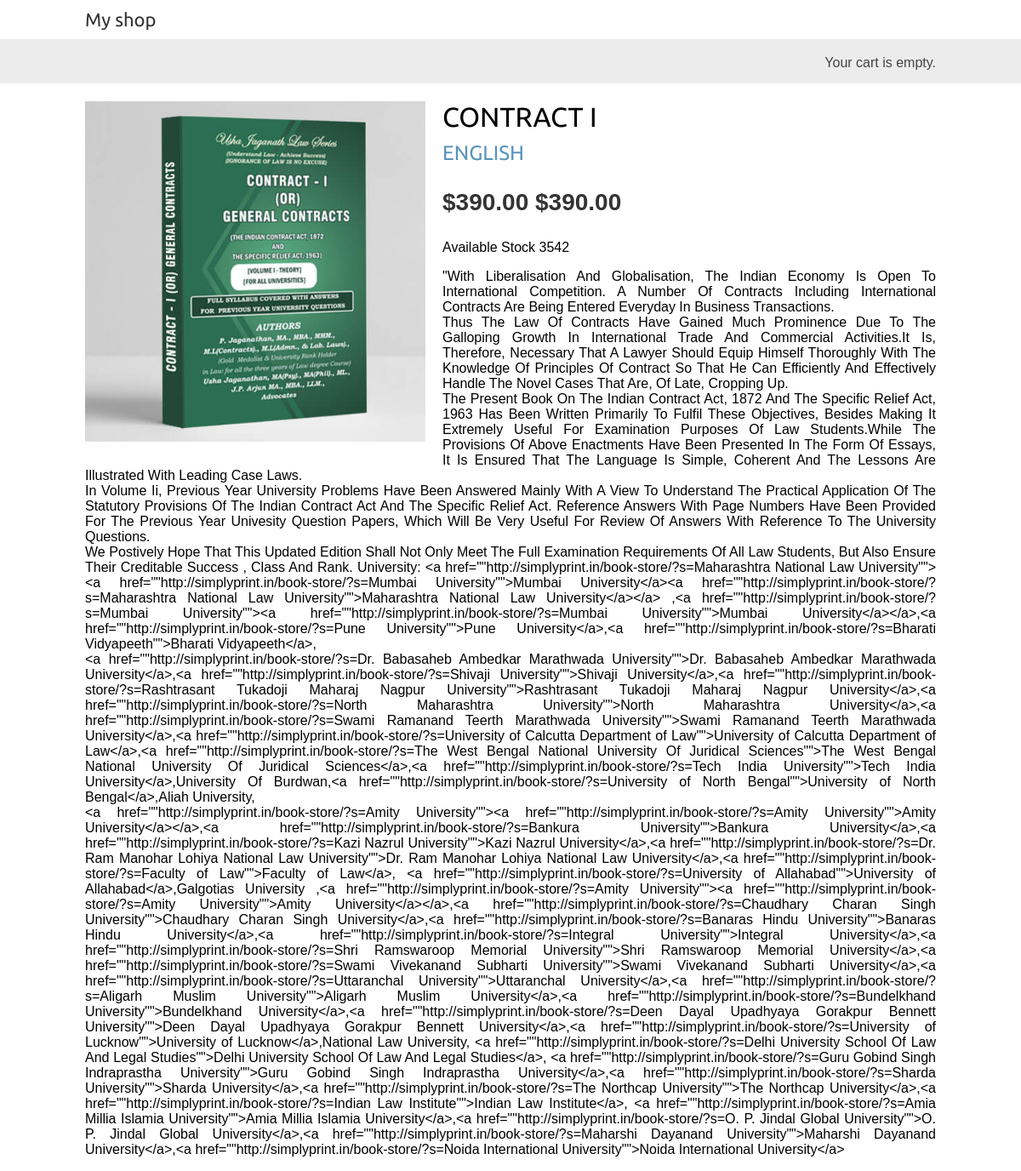
Page /1/contract-i/ on the committed database.
### shop/models.py (models this page shows, shortened)
class Product(models.Model):
	SKU = models.CharField(max_length=10,)
	name = models.CharField(max_length=200, db_index=True)
	slug = models.SlugField(max_length=200, db_index=True)
	description = models.TextField(blank=True)
	stock = models.PositiveIntegerField()
	sale_price = models.DecimalField(max_digits=10, decimal_places=2)
	regular_price = models.DecimalField(max_digits=10, decimal_places=2)
	category = models.ForeignKey(Category,related_name='products')
	image = models.ImageField(upload_to='products/%Y/%m/%d',blank=True)
	available = models.BooleanField(default=True)
	created = models.DateTimeField(auto_now_add=True)
	updated = models.DateTimeField(auto_now=True)
	tags = TaggableManager()
	class Meta:
		ordering = ('name',)
		index_together = (('id', 'slug'),)

class Category(models.Model):
	name = models.CharField(max_length=200,db_index=True)
	slug = models.SlugField(max_length=200,db_index=True,unique=True)
	class Meta:
		ordering = ('name',)
		verbose_name = 'category'
		verbose_name_plural = 'categories'
	def __str__(self):
		return self.name
	def get_absolute_url(self):
		return reverse ('shop:product_list_by_category',args =[self.slug])

### shop/views.py (the view)
def product_detail(request,id,slug):
	product = get_object_or_404(Product,id=id,slug=slug,available=True)
	return render (request,'shop/product/detail.html',
		                {'product':product})

### shop/templates/shop/product/detail.html (shortened to what this page needs)
{% extends "shop/base.html" %}
{% load static %}
{% block content %}
<div class="product-detail">
<img src="{% if product.image %}{{ product.image.url }}{% else %}
{% static "img/no_image.png" %}{% endif %}">
<h1>{{ product.name }}</h1>
<h2><a href="{{ product.category.get_absolute_url }}">{{ product.category }}</a></h2>
<p class="price">${{ product.regular_price }} ${{ product.sale_price }}</p>
<p> Available Stock {{ product.stock }} </p>
<!DOCTYPE html>
<html>
<head>
</head>
<body>
<p>{{ product.description|linebreaks }} </p>
</body>
</html>
</div>
{% endblock %}

### shop/static/css/base.css (style rules this page uses)
body { margin:0; padding:0; font-family:helvetica, sans-serif; }
h1, h2, h3, h4, h5 , h6 { font-family: 'Ubuntu', sans-serif; font-weight:normal; }
a { text-decoration:none; color:#5993bb; }
.product-detail { text-align:justify; }
.product-detail .price { color:#333; font-size:28px; font-weight:bold; }
.product-detail img { width:40%; float:left; padding:0 20px 20px 0; }
.product-detail h1 { margin-bottom:0; }
.product-detail h2 { margin-top:10px; }

### rows in the picture
Product: image (picture), name "CONTRACT I", category "ENGLISH", regular_price "390.00", sale_price "390.00", stock "3542", description "\"With Liberalisation And Globalisation, The Indian Economy Is Open To International Competition. A Number Of Contracts Including International Contracts Are Being Entered Everyday In Business Transactions. Thus The Law Of Contracts Have Gained Much Prominence Due To The Galloping Growth In International Trade And Commercial Activities.It Is, Therefore, Necessary That A Lawyer Should Equip Himself Thoroughly With The Knowledge Of Principles Of Contract So That He Can Efficiently And Effectively Handle The Novel Cases That Are, Of Late, Cropping Up. The Present Book On The Indian Contract Act, 1872 And The Specific Relief Act, 1963 Has Been Written Primarily To Fulfil These Objectives,…"
